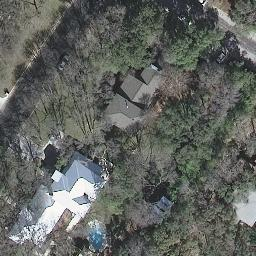
#> input picture docs/examples/decouplages_vfinal/crops_austin/orig_image_austin_num_10.jpeg, 256 x 256 px; its folder holds 4 pictures in this run
$ python tsne.py   (older library calls are emulated)
#> lines starting #> are read from the running program, lines starting #| are printed output that depends on the picture
#!/usr/bin/env python3
# -*- coding: utf-8 -*-
"""
Created on Thu Feb  2 10:07:29 2023

@author: maboum
"""
import random
import numpy as np
import pickle
from PIL import Image
from scipy.spatial import distance
import igraph
import cv2
import os
from skimage import io
from sklearn.feature_extraction import image
from sklearn.manifold import TSNE
from tqdm import tqdm

data = []
folder = 'crops_austin/'

for filename in tqdm((os.listdir(folder))):
    image = cv2.imread(os.path.join(folder,filename))
#> image is the input picture: shape (256, 256, 3); mean B, G, R 95.2, 99.5, 96.2
    if image is not None:
        image = cv2.cvtColor(image, cv2.COLOR_BGR2GRAY)
#> image: shape (256, 256)
        image = cv2.resize(image, (45,45))
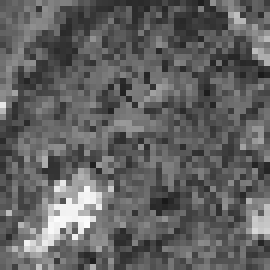
#> image: shape (45, 45) (shown 6 times larger); min 25, max 252, mean 97.7
        image = image.flatten()
#> image = 2025 values, max 252 at index 1629, min 25 at index 1512, mean 97.75
        data.append([image, folder + filename])
#> pass 2 of the loop `for filename in tqdm((os.listdir(folder))):`:
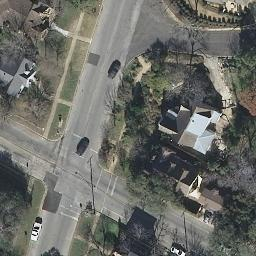
#> input picture docs/examples/decouplages_vfinal/crops_austin/orig_image_austin_num_100.jpeg, 256 x 256 px
#> image is the input picture: shape (256, 256, 3); mean B, G, R 102.5, 107.8, 106.7
#> `image = cv2.resize(image, (45,45))`:
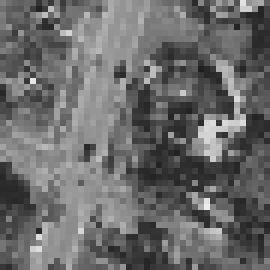
#> image: shape (45, 45) (shown 6 times larger); min 32, max 237, mean 106.6
#> `image = image.flatten()`: image = 2025 values, max 237 at index 1564, min 32 at index 528, mean 106.6
#> pass 3 of the loop `for filename in tqdm((os.listdir(folder))):`:
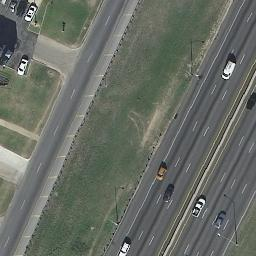
#> input picture docs/examples/decouplages_vfinal/crops_austin/orig_image_austin_num_101.jpeg, 256 x 256 px
#> image is the input picture: shape (256, 256, 3); mean B, G, R 100.5, 108.4, 103.6
#> `image = cv2.resize(image, (45,45))`:
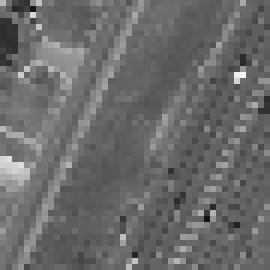
#> image: shape (45, 45) (shown 6 times larger); min 19, max 245, mean 106.3
#> `image = image.flatten()`: image = 2025 values, max 245 at index 580, min 19 at index 1654, mean 106.3
#> the loop made 4 passes; the first 3 are shown


features, images  = zip(*data)

from sklearn.decomposition import PCA

features = np.array(features)
pca = PCA(n_components=4)
pca.fit(features)
pca_features = pca.transform(features)

num_images_to_plot = len(images)

if len(images) > num_images_to_plot:
    sort_order = sorted(random.sample(range(len(images)), num_images_to_plot))
    images = [images[i] for i in sort_order]
    pca_features = [pca_features[i] for i in sort_order]

X = np.array(pca_features)
#> (the run stopped early here; a loop or call above may not have finished)
